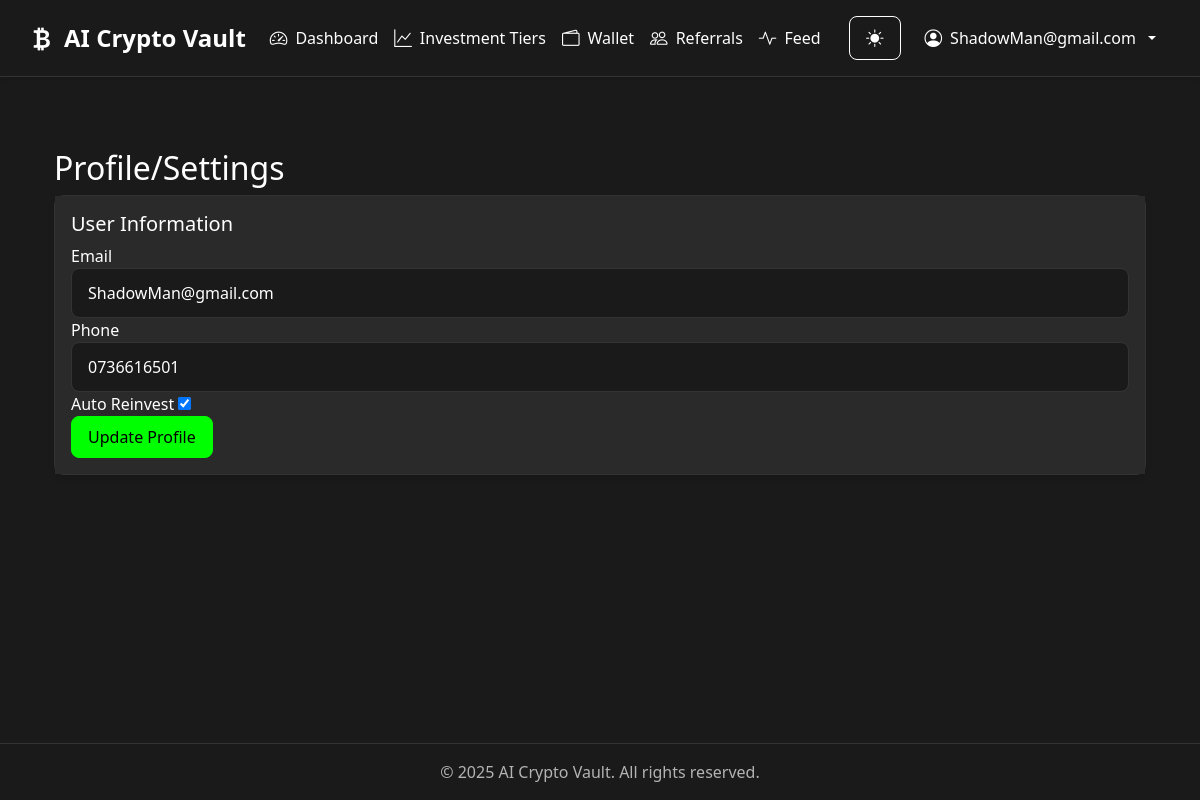
The page /profile/ (signed in) on the database its author committed.
### core/models.py (models this page shows, shortened)
class CustomUser(AbstractUser):
    email = models.EmailField(unique=True)
    phone = models.CharField(max_length=15, blank=True)
    auto_reinvest = models.BooleanField(default=False)
    total_invested = models.DecimalField(max_digits=12, decimal_places=2, default=0)
    level = models.IntegerField(default=1)
    last_ip = models.GenericIPAddressField(null=True, blank=True)  # Last known IP address
    USERNAME_FIELD = 'email'
    REQUIRED_FIELDS = ['username']

### core/views.py (the view, shortened to what this page needs)
# urls.py: path('profile/', views.profile_view, name='profile'),
@login_required
def profile_view(request):
    return render(request, 'core/profile.html')

### core/templates/core/profile.html (shortened to what this page needs)
{% extends 'base.html' %}
{% block content %}
<div class="container mt-5">
    <h2>Profile/Settings</h2>
    <div class="card">
        <div class="card-body">
            <h5 class="card-title">User Information</h5>
            <form method="post">
                <div class="form-group">
                    <label for="email">Email</label>
                    <input type="email" class="form-control" id="email" name="email" value="{{ user.email }}" required>
                </div>
                <div class="form-group">
                    <label for="phone">Phone</label>
                    <input type="text" class="form-control" id="phone" name="phone" value="{{ user.phone }}" required>
                </div>
                <div class="form-group">
                    <label for="auto_reinvest">Auto Reinvest</label>
                    <input type="checkbox" id="auto_reinvest" name="auto_reinvest" {% if user.auto_reinvest %}checked{% endif %}>
                </div>
                <button type="submit" class="btn btn-primary">Update Profile</button>
            </form>
        </div>
    </div>
</div>
{% endblock %}

### core/templates/base.html (shortened to what this page needs)
{% load static %}
<!DOCTYPE html>
<html lang="en" data-theme="light">
<head>
    <link href="https://cdn.jsdelivr.net/npm/bootstrap@5.3.0/dist/css/bootstrap.min.css" rel="stylesheet">
    <link href="https://cdn.jsdelivr.net/npm/bootstrap-icons@1.11.0/font/bootstrap-icons.css" rel="stylesheet">
    <link href="{% static 'css/main.css' %}" rel="stylesheet">
</head>
<body>
    <nav class="navbar navbar-expand-lg navbar-dark bg-primary">
        <div class="container-fluid">
            <a class="navbar-brand" href="{% url 'home' %}">
                <i class="bi bi-currency-bitcoin"></i> AI Crypto Vault
            </a>
            <div class="collapse navbar-collapse" id="navbarNav">
                <ul class="navbar-nav me-auto">
                    {% if user.is_authenticated %}
                        <li class="nav-item">
                            <a class="nav-link" href="{% url 'dashboard' %}">
                                <i class="bi bi-speedometer2"></i> Dashboard
                            </a>
                        </li>
                        <li class="nav-item">
                            <a class="nav-link" href="{% url 'tiers' %}">
                                <i class="bi bi-graph-up"></i> Investment Tiers
                            </a>
                        </li>
                        <li class="nav-item">
                            <a class="nav-link" href="{% url 'wallet' %}">
                                <i class="bi bi-wallet2"></i> Wallet
                            </a>
                        </li>
                        <li class="nav-item">
                            <a class="nav-link" href="{% url 'referral' %}">
                                <i class="bi bi-people"></i> Referrals
                            </a>
                        </li>
                        <li class="nav-item">
                            <a class="nav-link" href="{% url 'feed' %}">
                                <i class="bi bi-activity"></i> Feed
                            </a>
                        </li>
                    {% endif %}
                </ul>
                <div class="d-flex align-items-center gap-2">
                    <button id="theme-toggle" class="btn btn-outline-light theme-toggle" aria-label="Toggle theme">
                        <i class="bi bi-sun-fill"></i>
                    </button>
                    {% if user.is_authenticated %}
                        <div class="dropdown">
                            <button class="btn btn-link nav-link dropdown-toggle" type="button" id="userDropdown" data-bs-toggle="dropdown">
                                <i class="bi bi-person-circle"></i>
                                <span class="d-none d-md-inline">{{ user.email }}</span>
                            </button>
                        </div>
                    {% else %}
                        <a href="{% url 'login' %}" class="btn btn-outline-light">Login</a>
                        <a href="{% url 'register' %}" class="btn btn-light">Register</a>
                    {% endif %}
                </div>
            </div>
        </div>
    </nav>
    <main class="container py-4">
        {% block content %}{% endblock %}
    </main>
    <footer class="footer mt-auto py-3">
        <div class="container text-center">
            <span class="text-muted">© 2025 AI Crypto Vault. All rights reserved.</span>
        </div>
    </footer>
</body>
</html>

### rows shown on the page
CustomUser: email "ShadowMan@gmail.com", phone "0736616501", auto_reinvest "☑"
